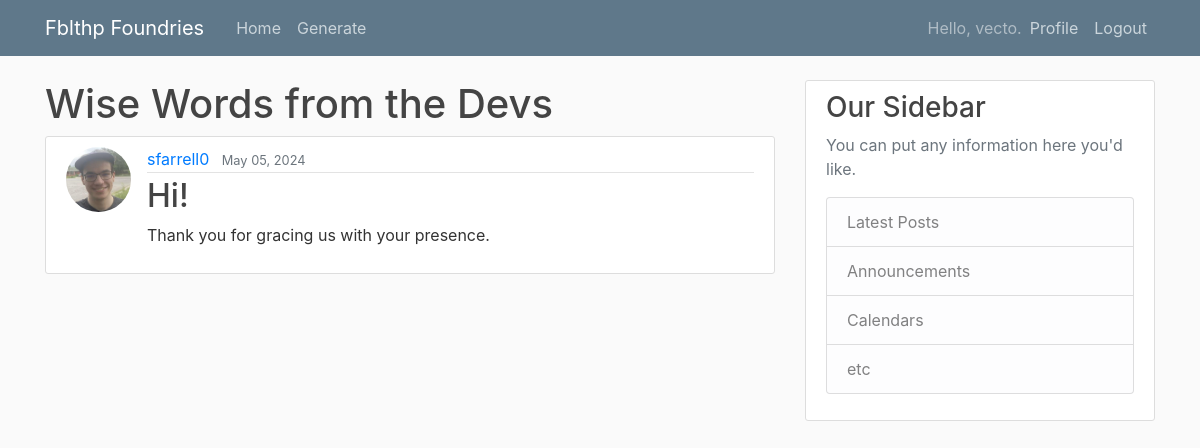
The app's page / (signed in) with its own data.
### fblthp/models.py (models this page shows, shortened)
class Post(models.Model):
    title = models.CharField(max_length=100)
    content = models.TextField()
    date_posted = models.DateTimeField(default=timezone.now)
    author = models.ForeignKey(User, on_delete=models.CASCADE)

### users/models.py (models this page shows, shortened)
class Profile(models.Model):
    user = models.OneToOneField(User, on_delete=models.CASCADE)
    image = models.ImageField(default='default.png', upload_to='profile_pics')

### fblthp/views.py (the view)
# urls.py: path('', views.home, name='fblthp-home'),
def home(request):
    context = {
        'posts': Post.objects.all()
    }
    return render(request, 'fblthp/home.html', context)

### fblthp/templates/fblthp/home.html
{% extends 'fblthp/base.html' %}
{% block content %}
    <h1>Wise Words from the Devs</h1>
    {% for post in posts %}
        <article class="media content-section">
            <img class="rounded-circle article-img" src="{{ post.author.profile.image.url }}" alt="profile-img">
            <div class="media-body">
                <div class="article-metadata">
                <a class="mr-2" href="#">{{ post.author }}</a>
                <small class="text-muted">{{ post.date_posted|date:"F d, Y" }}</small>
                </div>
                <h2><a class="article-title" href="#">{{ post.title }}</a></h2>
                <p class="article-content">{{ post.content }}</p>
            </div>
        </article>
    {% endfor %}
{% endblock content %}

### fblthp/templates/fblthp/base.html (shortened to what this page needs)
{% load static %}
<!DOCTYPE html>
<html>
    <head>
        <link rel="stylesheet" href="https://cdn.jsdelivr.net/npm/bootstrap@4.0.0/dist/css/bootstrap.min.css">
        <link rel="stylesheet" type="text/css" href="{% static 'blog/main.css' %}">
    </head>
    <body>
        <header class="site-header">
          <nav class="navbar navbar-expand-md navbar-dark bg-steel fixed-top">
            <div class="container">
              <a class="navbar-brand mr-4" href="/">Fblthp Foundries</a>
              <div class="collapse navbar-collapse" id="navbarToggle">
                <div class="navbar-nav mr-auto">
                  <a class="nav-item nav-link" href="{% url 'fblthp-home' %}">Home</a>
                  <a class="nav-item nav-link" href="#">Generate</a>
                </div>
                <div class="navbar-nav">
                  {% if user.is_authenticated %}
                  <span class="nav-item navbar-text">Hello, {{user.get_username}}.</span>
                  <a class="nav-item nav-link" href="{% url 'profile'%}">Profile</a>
                  <a class="nav-item nav-link" href="{% url 'logout'%}">Logout</a>
                  {% else %}
                    <a class="nav-item nav-link" href="{% url 'login'%}">Login</a>
                    <a class="nav-item nav-link" href="{% url 'register'%}">Register</a>
                  {% endif %}
                  </div>
              </div>
            </div>
          </nav>
        </header>
        <main role="main" class="container">
          <div class="row">
            <div class="col-md-8">
              {% block content %}{% endblock %}
            </div>
            <div class="col-md-4">
              <div class="content-section">
                <h3>Our Sidebar</h3>
                <p class='text-muted'>You can put any information here you'd like.
                  <ul class="list-group">
                    <li class="list-group-item list-group-item-light">Latest Posts</li>
                    <li class="list-group-item list-group-item-light">Announcements</li>
                    <li class="list-group-item list-group-item-light">Calendars</li>
                    <li class="list-group-item list-group-item-light">etc</li>
                  </ul>
                </p>
              </div>
            </div>
          </div>
        </main>
    </body>
</html>

### fblthp/static/fblthp/main.css (style rules this page uses)
body { background: #fafafa; color: #333333; margin-top: 5rem; }
h1, h2, h3, h4, h5, h6 { color: #444444; }
ul { margin: 0; }
.bg-steel { background-color: #5f788a; }
.site-header .navbar-nav .nav-link { color: #cbd5db; }
.content-section { background: #ffffff; padding: 10px 20px; border: 1px solid #dddddd; border-radius: 3px; margin-bottom: 20px; }
.article-title { color: #444444; }
.article-content { white-space: pre-line; }
.article-img { height: 65px; width: 65px; margin-right: 16px; }
.article-metadata { padding-bottom: 1px; margin-bottom: 4px; border-bottom: 1px solid #e3e3e3 }

### records on screen
Post: author.profile.image (picture), author "sfarrell0", date_posted "May 05, 2024", title "Hi!", content "Thank you for gracing us with your presence."

### other values on screen
{{ user.get_username }} "vecto"
